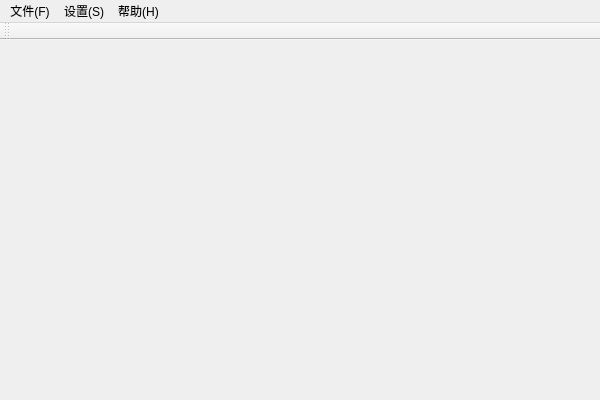
<?xml version="1.0" encoding="UTF-8"?>
<ui version="4.0">
 <class>frankdevhub_51job_clientClass</class>
 <widget class="QMainWindow" name="frankdevhub_51job_clientClass">
  <property name="geometry">
   <rect>
    <x>0</x>
    <y>0</y>
    <width>600</width>
    <height>400</height>
   </rect>
  </property>
  <property name="windowTitle">
   <string>Frankdevhub Automation</string>
  </property>
  <property name="whatsThis">
   <string/>
  </property>
  <property name="accessibleName">
   <string notr="true"/>
  </property>
  <property name="autoFillBackground">
   <bool>false</bool>
  </property>
  <widget class="QWidget" name="centralWidget"/>
  <widget class="QToolBar" name="mainToolBar">
   <attribute name="toolBarArea">
    <enum>TopToolBarArea</enum>
   </attribute>
   <attribute name="toolBarBreak">
    <bool>false</bool>
   </attribute>
  </widget>
  <widget class="QMenuBar" name="menuBar">
   <property name="geometry">
    <rect>
     <x>0</x>
     <y>0</y>
     <width>600</width>
     <height>23</height>
    </rect>
   </property>
   <widget class="QMenu" name="fileMenu">
    <property name="whatsThis">
     <string comment="保存和导出配置数据" extracomment="保存和导出配置数据"/>
    </property>
    <property name="title">
     <string>文件(F)</string>
    </property>
    <addaction name="createNewDataFile"/>
    <addaction name="openDataFile"/>
   </widget>
   <widget class="QMenu" name="settingsMenu">
    <property name="title">
     <string>设置(S)</string>
    </property>
    <addaction name="setServer"/>
    <addaction name="pingTest"/>
    <addaction name="networkTest"/>
    <addaction name="clearHistory"/>
   </widget>
   <widget class="QMenu" name="helpMenu">
    <property name="title">
     <string>帮助(H)</string>
    </property>
    <addaction name="addressHelp"/>
    <addaction name="aboutInfo"/>
   </widget>
   <addaction name="fileMenu"/>
   <addaction name="settingsMenu"/>
   <addaction name="helpMenu"/>
  </widget>
  <action name="createNewDataFile">
   <property name="text">
    <string>新建</string>
   </property>
  </action>
  <action name="openDataFile">
   <property name="text">
    <string>打开配置文件</string>
   </property>
  </action>
  <action name="setServer">
   <property name="text">
    <string>设置服务器</string>
   </property>
  </action>
  <action name="pingTest">
   <property name="text">
    <string>测试服务器连接状态</string>
   </property>
  </action>
  <action name="networkTest">
   <property name="text">
    <string>网速设置</string>
   </property>
  </action>
  <action name="clearHistory">
   <property name="text">
    <string>清空历史数据</string>
   </property>
  </action>
  <action name="addressHelp">
   <property name="text">
    <string>公司地址查询</string>
   </property>
  </action>
  <action name="aboutInfo">
   <property name="text">
    <string>关于</string>
   </property>
  </action>
 </widget>
 <layoutdefault spacing="6" margin="11"/>
 <resources>
  <include location="frankdevhub_51job_client.qrc"/>
 </resources>
 <connections/>
</ui>
